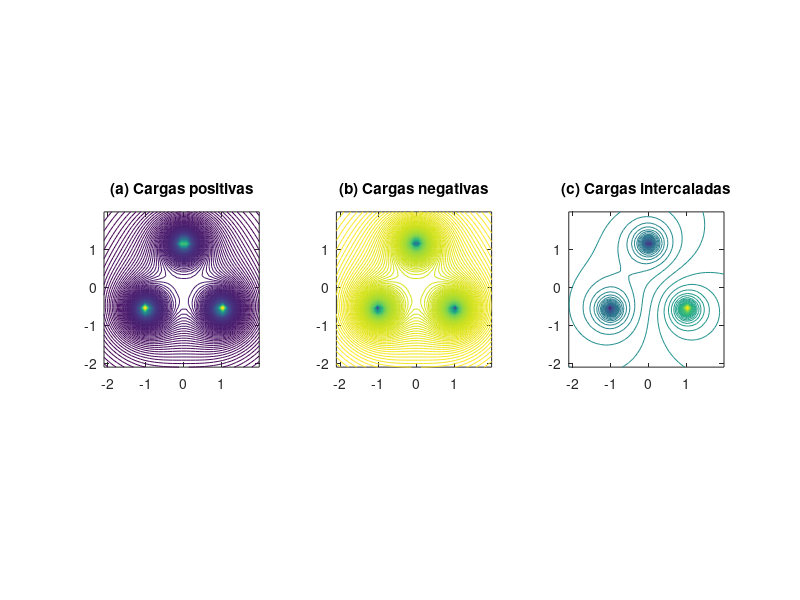

Here is the MATLAB script that generated this plot:
clear; clf; hold off;

xa = -2.1:0.12:2;
ya = -2.1:0.12:2;
[x, y] = meshgrid(xa, ya);

% Constante y posiciones
k = 1;
L = 2; % lado triángulo

x1 = -L/2; y1 = -L/2/sqrt(3);
x2 = L/2;  y2 = -L/2/sqrt(3);
x3 = 0;    y3 = L/sqrt(3);

% cargas positivas
q1 = 1; q2 = 1; q3 = 1;

z = k*q1./sqrt((x-x1).^2 + (y-y1).^2) + ...
    k*q2./sqrt((x-x2).^2 + (y-y2).^2) + ...
    k*q3./sqrt((x-x3).^2 + (y-y3).^2);

subplot(1,3,1);


zmax=max(max(z));
zmin=min(min(z));
dz=(zmax-zmin)/400;
nivel=zmin:dz:zmax;
contour(x,y,z,nivel);
title('(a) Cargas positivas');
axis equal tight;

% negativas
q1 = -1; q2 = -1; q3 = -1;

z = k*q1./sqrt((x-x1).^2 + (y-y1).^2) + ...
    k*q2./sqrt((x-x2).^2 + (y-y2).^2) + ...
    k*q3./sqrt((x-x3).^2 + (y-y3).^2);

subplot(1,3,2);
zmax = max(z(:)); zmin = min(z(:)); dz = (zmax-zmin)/400;
nivel = zmin:dz:zmax;
contour(x, y, z, nivel);
title('(b) Cargas negativas');
axis equal tight;

% cargas intercalas
q1 = -1; q2 = 1; q3 = -1;

z = k*q1./sqrt((x-x1).^2 + (y-y1).^2) + ...
    k*q2./sqrt((x-x2).^2 + (y-y2).^2) + ...
    k*q3./sqrt((x-x3).^2 + (y-y3).^2);

subplot(1,3,3);
zmax = max(z(:)); zmin = min(z(:)); dz = (zmax-zmin)/100;
nivel = zmin:dz:zmax;
contour(x, y, z, nivel);
title('(c) Cargas intercaladas');
axis equal tight;
